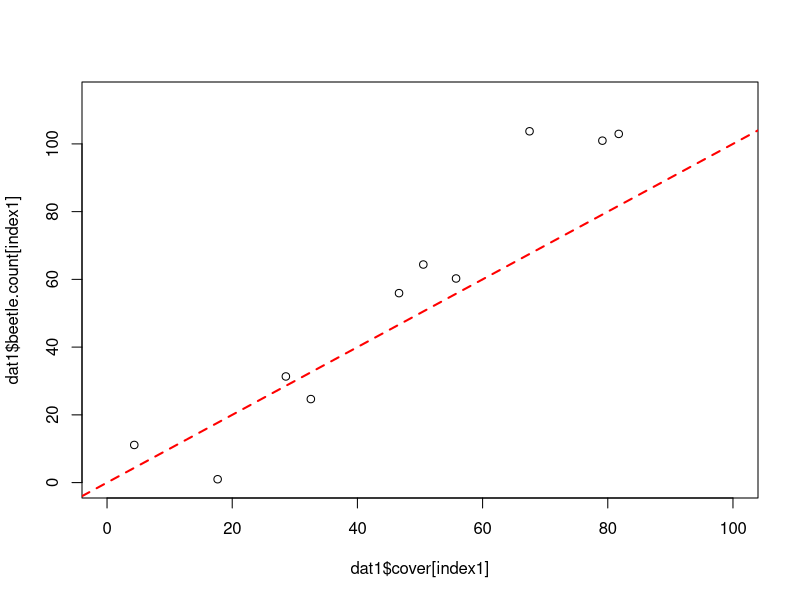
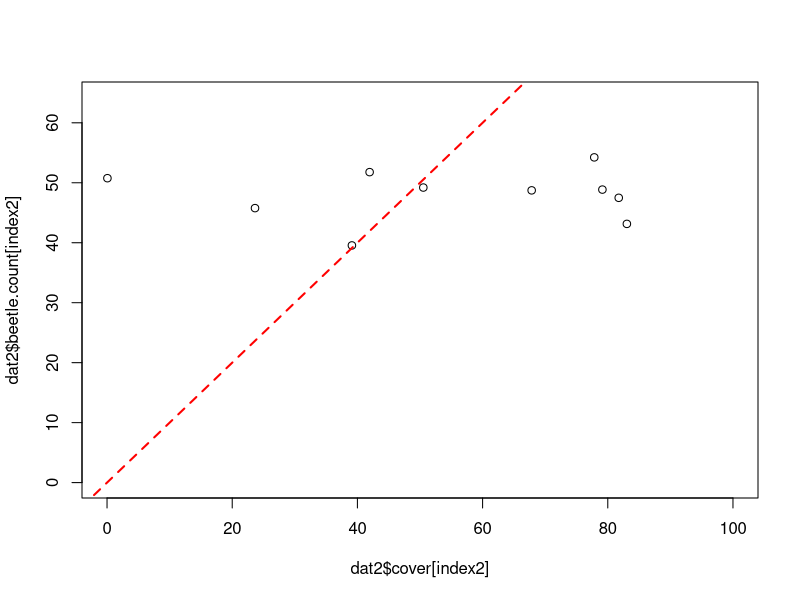

Generate these figures, in order, with R:
## ---- chunk 1
knitr::opts_chunk$set(echo = TRUE)
## ---- chunk 2
dat1 = read.csv("BeetleCover.Study1.csv",colClasses = c("character","numeric","numeric"))
dat2 = read.csv("BeetleCover.Study2.csv",colClasses = c("character","numeric","numeric"))
## ---- chunk 3
index1=which(!is.na(dat1$beetle.count))
plot(dat1$cover[index1],dat1$beetle.count[index1],xlim=c(0,100),
     ylim=c(0,max(dat1$beetle.count[index1]+10)))
abline(a = 0, b = 1, col = "red", lty = 2, lwd = 2)
cor(dat1$cover[index1],dat1$beetle.count[index1])
## ---- chunk 4
index2=which(!is.na(dat2$beetle.count))
plot(dat2$cover[index2],dat2$beetle.count[index2],xlim=c(0,100),
     ylim=c(0,max(dat2$beetle.count[index2]+10)))
abline(a = 0, b = 1, col = "red", lty = 2, lwd = 2)
cor(dat2$cover[index2],dat2$beetle.count[index2])
## ---- chunk 5
mu.x = mean(dat1$cover)
r = sum(dat1$beetle.count[index1])/sum(dat1$cover[index2])
pop.mean = r * mu.x
pop.mean
## ---- chunk 6
n=length(dat1$beetle.count[index1])
sample.var = 1/(n) * sum((dat1$beetle.count[index1]-r*dat1$cover[index1])^2)
N=nrow(dat1)
population.mean.var = (N-n)/N * (sample.var/n)
population.mean.var
## ---- chunk 7
pop.mean = mean(dat1$beetle.count,na.rm=TRUE)
## ---- chunk 8

sample.var = var(dat1$beetle.count[index1])
N=nrow(dat1)
population.mean.var = (N-n)/N * (sample.var/n)
population.mean.var
## ---- chunk 9
pop.mu.est = mean(dat2$beetle.count[index2])
pop.mu.est
## ---- chunk 10
sampl.var = var(dat2$beetle.count[index2])
var.pop.mu = (N-n)/N * sampl.var/n
var.pop.mu
